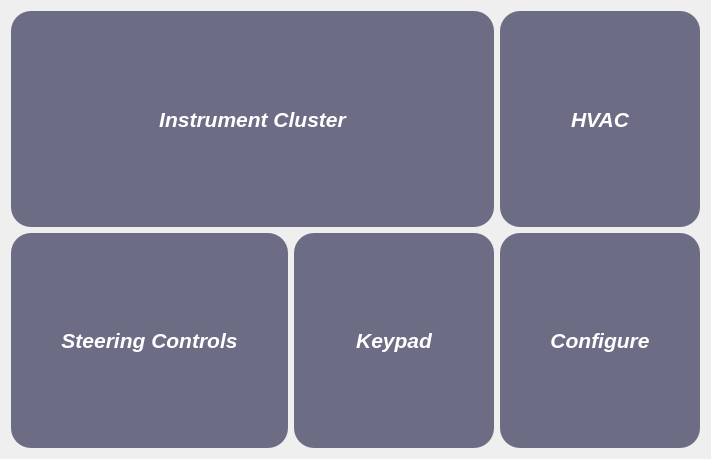
<?xml version="1.0" encoding="UTF-8"?>
<ui version="4.0">
 <class>Dashboard</class>
 <widget class="QWidget" name="Dashboard">
  <property name="geometry">
   <rect>
    <x>0</x>
    <y>0</y>
    <width>711</width>
    <height>459</height>
   </rect>
  </property>
  <property name="windowTitle">
   <string>Form</string>
  </property>
  <property name="styleSheet">
   <string notr="true">*{
	border: none;
	border-radius: 8px;
	background-color: transparent;
	background: none;
	padding: 0;
	margin: 0;
	color: #fff;
}
QPushButton {
	background-color: #6C6C85 ; /* pastel purple */
	padding: 50px 50px;
	border-radius: 20px;
}

QPushButton:pressed {
    background-color: #4BD7D6 ; /* light blue */
}</string>
  </property>
  <layout class="QHBoxLayout" name="horizontalLayout">
   <item>
    <widget class="QFrame" name="centralwidget">
     <property name="frameShape">
      <enum>QFrame::StyledPanel</enum>
     </property>
     <property name="frameShadow">
      <enum>QFrame::Raised</enum>
     </property>
     <layout class="QGridLayout" name="gridLayout">
      <property name="leftMargin">
       <number>0</number>
      </property>
      <property name="topMargin">
       <number>0</number>
      </property>
      <property name="rightMargin">
       <number>0</number>
      </property>
      <property name="bottomMargin">
       <number>0</number>
      </property>
      <item row="1" column="2">
       <widget class="QPushButton" name="DB_Settings_Tile">
        <property name="sizePolicy">
         <sizepolicy hsizetype="Expanding" vsizetype="Expanding">
          <horstretch>0</horstretch>
          <verstretch>0</verstretch>
         </sizepolicy>
        </property>
        <property name="font">
         <font>
          <pointsize>16</pointsize>
          <weight>75</weight>
          <italic>true</italic>
          <bold>true</bold>
         </font>
        </property>
        <property name="layoutDirection">
         <enum>Qt::LeftToRight</enum>
        </property>
        <property name="text">
         <string>Configure</string>
        </property>
        <property name="icon">
         <iconset resource="../assets/res.qrc">
          <normaloff>:/Carbon_Icons/carbon_icons/settings.svg</normaloff>:/Carbon_Icons/carbon_icons/settings.svg</iconset>
        </property>
        <property name="iconSize">
         <size>
          <width>45</width>
          <height>45</height>
         </size>
        </property>
        <property name="flat">
         <bool>false</bool>
        </property>
       </widget>
      </item>
      <item row="1" column="0">
       <widget class="QPushButton" name="DB_Steering_Tile">
        <property name="sizePolicy">
         <sizepolicy hsizetype="Expanding" vsizetype="Expanding">
          <horstretch>0</horstretch>
          <verstretch>0</verstretch>
         </sizepolicy>
        </property>
        <property name="font">
         <font>
          <pointsize>16</pointsize>
          <weight>75</weight>
          <italic>true</italic>
          <bold>true</bold>
         </font>
        </property>
        <property name="layoutDirection">
         <enum>Qt::LeftToRight</enum>
        </property>
        <property name="text">
         <string>Steering Controls</string>
        </property>
        <property name="icon">
         <iconset resource="../assets/res.qrc">
          <normaloff>:/Images/Images/steering-wheel.svg</normaloff>:/Images/Images/steering-wheel.svg</iconset>
        </property>
        <property name="iconSize">
         <size>
          <width>45</width>
          <height>45</height>
         </size>
        </property>
        <property name="flat">
         <bool>false</bool>
        </property>
       </widget>
      </item>
      <item row="0" column="2">
       <widget class="QPushButton" name="DB_HVAC_Tile">
        <property name="sizePolicy">
         <sizepolicy hsizetype="Expanding" vsizetype="Expanding">
          <horstretch>0</horstretch>
          <verstretch>0</verstretch>
         </sizepolicy>
        </property>
        <property name="font">
         <font>
          <pointsize>16</pointsize>
          <weight>75</weight>
          <italic>true</italic>
          <bold>true</bold>
         </font>
        </property>
        <property name="layoutDirection">
         <enum>Qt::LeftToRight</enum>
        </property>
        <property name="text">
         <string>HVAC</string>
        </property>
        <property name="icon">
         <iconset resource="../assets/res.qrc">
          <normaloff>:/Carbon_Icons/carbon_icons/windy--strong.svg</normaloff>:/Carbon_Icons/carbon_icons/windy--strong.svg</iconset>
        </property>
        <property name="iconSize">
         <size>
          <width>45</width>
          <height>45</height>
         </size>
        </property>
        <property name="flat">
         <bool>false</bool>
        </property>
       </widget>
      </item>
      <item row="1" column="1">
       <widget class="QFrame" name="keypadFrame">
        <property name="frameShape">
         <enum>QFrame::StyledPanel</enum>
        </property>
        <property name="frameShadow">
         <enum>QFrame::Raised</enum>
        </property>
        <layout class="QHBoxLayout" name="horizontalLayout_2">
         <property name="spacing">
          <number>0</number>
         </property>
         <property name="leftMargin">
          <number>0</number>
         </property>
         <property name="topMargin">
          <number>0</number>
         </property>
         <property name="rightMargin">
          <number>0</number>
         </property>
         <property name="bottomMargin">
          <number>0</number>
         </property>
         <item>
          <widget class="QPushButton" name="DB_Keypad_Tile">
           <property name="sizePolicy">
            <sizepolicy hsizetype="Expanding" vsizetype="Expanding">
             <horstretch>0</horstretch>
             <verstretch>0</verstretch>
            </sizepolicy>
           </property>
           <property name="font">
            <font>
             <pointsize>16</pointsize>
             <weight>75</weight>
             <italic>true</italic>
             <bold>true</bold>
            </font>
           </property>
           <property name="layoutDirection">
            <enum>Qt::LeftToRight</enum>
           </property>
           <property name="text">
            <string>Keypad</string>
           </property>
           <property name="icon">
            <iconset resource="../assets/res.qrc">
             <normaloff>:/Images/Images/grid.svg</normaloff>:/Images/Images/grid.svg</iconset>
           </property>
           <property name="iconSize">
            <size>
             <width>45</width>
             <height>45</height>
            </size>
           </property>
           <property name="flat">
            <bool>false</bool>
           </property>
          </widget>
         </item>
        </layout>
       </widget>
      </item>
      <item row="0" column="0" colspan="2">
       <widget class="QPushButton" name="DB_IC_Tile">
        <property name="sizePolicy">
         <sizepolicy hsizetype="Expanding" vsizetype="Expanding">
          <horstretch>0</horstretch>
          <verstretch>0</verstretch>
         </sizepolicy>
        </property>
        <property name="font">
         <font>
          <pointsize>16</pointsize>
          <weight>75</weight>
          <italic>true</italic>
          <bold>true</bold>
         </font>
        </property>
        <property name="layoutDirection">
         <enum>Qt::LeftToRight</enum>
        </property>
        <property name="text">
         <string>Instrument Cluster</string>
        </property>
        <property name="icon">
         <iconset resource="../assets/res.qrc">
          <normaloff>:/Carbon_Icons/carbon_icons/meter.svg</normaloff>:/Carbon_Icons/carbon_icons/meter.svg</iconset>
        </property>
        <property name="iconSize">
         <size>
          <width>45</width>
          <height>45</height>
         </size>
        </property>
       </widget>
      </item>
     </layout>
    </widget>
   </item>
  </layout>
 </widget>
 <resources>
  <include location="../assets/res.qrc"/>
 </resources>
 <connections/>
</ui>
